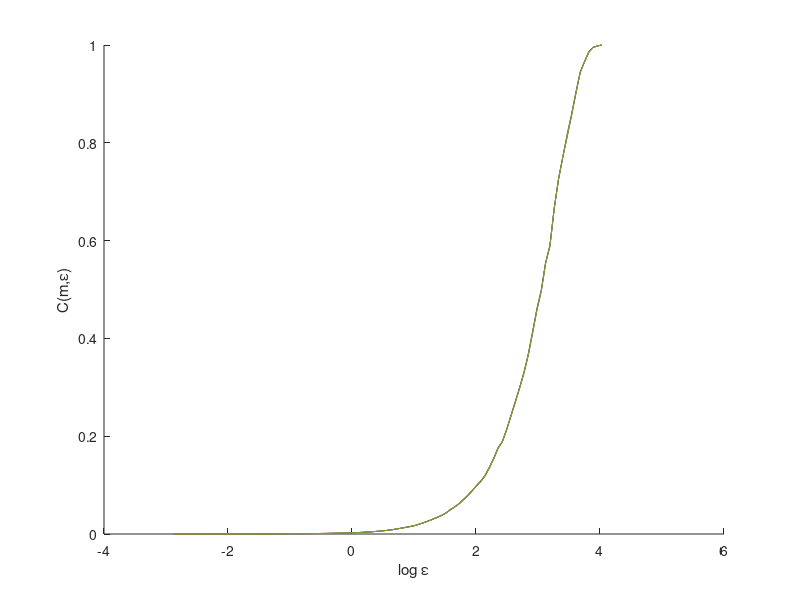

Recreate this plot in MATLAB.
data = csvread('text.txt');
hold on
plot(log(data(1:100,1)),data(1:100,2))
plot(log(data(101:200,1)),data(101:200,2))
plot(log(data(201:300,1)),data(201:300,2))
plot(log(data(301:400,1)),data(301:400,2))
plot(log(data(401:500,1)),data(401:500,2))
% plot(log(data(1:99,1)),data(1:99,2))
% plot(log(data(100:198,1)),data(100:198,2))
% plot(log(data(199:297,1)),data(199:297,2))
% plot(log(data(298:396,1)),data(298:396,2))
% plot(log(data(397:495,1)),data(397:495,2))
xlabel('log \epsilon');
ylabel('C(m,\epsilon)');